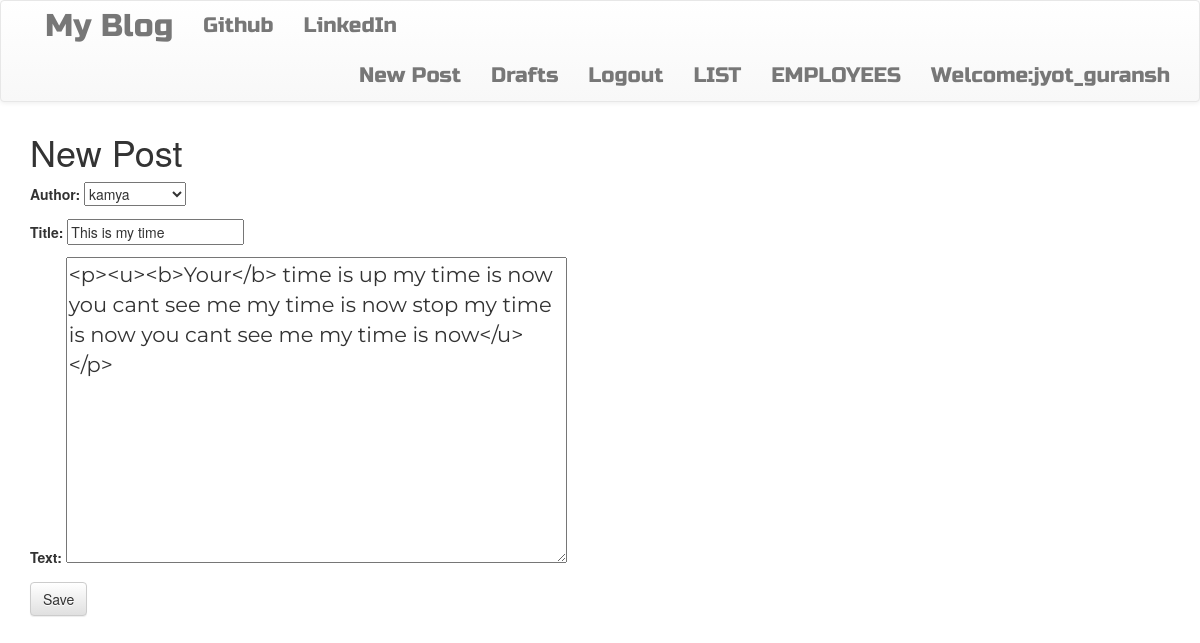
Screenshot of /post/9/edit/ (signed in) with the database file from the repository.
### blogapp/models.py (models this page shows, shortened)
class Post(models.Model):
    author = models.ForeignKey('auth.User', on_delete=models.PROTECT)
    title = models.CharField(max_length=200)
    text=models.TextField()
    create_date = models.DateTimeField(default=timezone.now())
    published_date=models.DateTimeField(blank=True, null=True)

### blogapp/views.py (the view)
# urls.py: url(r'^post/(?P<pk>\d+)/edit/$', views.UpdatePostView.as_view(), name='updatePost'),
class UpdatePostView(LoginRequiredMixin, UpdateView):
    login_url = '/login/'
    redirect_field_name = 'blogapp/post_detail.html'
    form_class = PostForm
    model = Post

### blogapp/forms.py
class PostForm(forms.ModelForm):
    class Meta:
        model = Post
        fields = ('author', 'title', 'text')
        widgets = {
            'title': forms.TextInput(attrs={'class': 'textinputclass'}),
            'text': forms.Textarea(attrs={'class': 'editable media-editor-textarea postcontent'})
        }

### blogapp/templates/blogapp/post_form.html (shortened to what this page needs)
{%extends "blogapp/base.html"%}
{%block body_block%}
<h1>New Post</h1>
<form class="post-form" method="post">
    {{form.as_p}}
    <button type="submit" class="save btn btn-default">Save</button>
</form>
{%endblock%}

### blogapp/templates/blogapp/base.html (shortened to what this page needs)
<!DOCTYPE html>
<html lang="en">
{% load staticfiles %}
<head>
    <link href="https://maxcdn.bootstrapcdn.com/bootstrap/3.3.7/css/bootstrap.min.css"
 rel="stylesheet"/>
        <link rel="stylesheet" href="https://maxcdn.bootstrapcdn.com/bootstrap/3.3.7/css/bootstrap-theme.min.css">
        <link rel="stylesheet" href="//cdn.jsdelivr.net/medium-editor/latest/css/medium-editor.min.css" type="text/css" media="screen" charset="utf-8">
        <link rel="stylesheet" href="{% static 'css/blog.css' %}">
</head>
<body>
<nav class="navbar navbar-default techfont custom-navbar">
    <div class="container">
        <ul class="nav navbar-nav">
            <li><a class="navbar-branf bigbrand" href="{%url 'blogapp:post_list'%}">My Blog</a></li>
            <li><a class="navbar-link" href="http://www.github.com">Github</a></li>
            <li><a class="navbar-link" href="http://www.linkedin.com">LinkedIn</a></li>
        </ul>
        <ul class="nav navbar-nav navbar-right">
            {% if user.is_authenticated%}
            <li><a href="{%url 'blogapp:create_post'%}">New Post</a></li>
            <li><a href="{% url 'blogapp:post_draft_view'%}">Drafts</a> </li>
            <li><a href="{%url 'logout' %}">Logout</a></li>
                 <li><a href="{%url 'blogapp:POST-LIST'%}">LIST</a></li>
            <li><a href="{%url 'blogapp:employeelist'%}">EMPLOYEES</a></li>
            <li><a>Welcome:{{user.username}}</a></li>
            {%else%}
            <li><a href="{%url 'login_page'%}"><span class="glyphicon glyphicon-user"></span>user_login</a> </li>
            <li><a href="{%url 'blogapp:Register_Here'%}">Register</a></li>
            <li><a href="{%url 'blogapp:POST-LIST'%}">LIST</a></li>
            <li><a href="{%url 'blogapp:employeelist'%}">EMPLOYEES</a></li>
            {%endif%}
        </ul>
    </div>
</nav>
<div class="content container">
    <div class="row">
        <div class="col-md-8">
            <div class="blog-posts">
                {%block body_block%}
                {%endblock%}
            </div>
        </div>
    </div>
</div>
</body>
</html>

### static/css/blog.css (style rules this page uses)
.techfont { font-family: 'Russo One', sans-serif; font-size: 1.5em; margin-bottom: 10px; }
.postcontent { font-family: 'Montserrat'; font-size: 1.5em; }
.bigbrand { font-size: 1.5em; }

### rows the page displays
Post: author "kamya", title "This is my time", text "<p><u><b>Your</b> time is up my time is now you cant see me my time is now stop my time is now you cant see me my time is now</u></p>"

### other values shown
{{ user.username }} "jyot_guransh"
